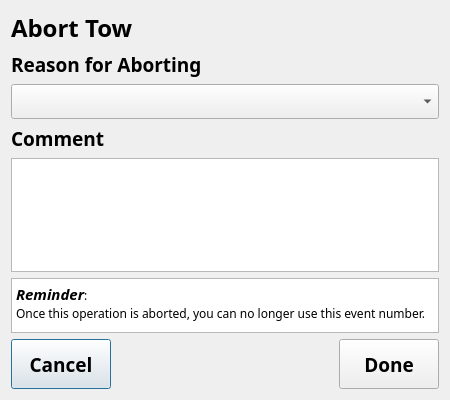
<?xml version="1.0" encoding="UTF-8"?>
<ui version="4.0">
 <class>abortDlg</class>
 <widget class="QDialog" name="abortDlg">
  <property name="geometry">
   <rect>
    <x>0</x>
    <y>0</y>
    <width>450</width>
    <height>400</height>
   </rect>
  </property>
  <property name="minimumSize">
   <size>
    <width>450</width>
    <height>400</height>
   </size>
  </property>
  <property name="windowTitle">
   <string>Abort Tow</string>
  </property>
  <layout class="QVBoxLayout" name="verticalLayout_2">
   <item>
    <layout class="QVBoxLayout" name="verticalLayout">
     <item>
      <widget class="QLabel" name="l_title">
       <property name="sizePolicy">
        <sizepolicy hsizetype="MinimumExpanding" vsizetype="MinimumExpanding">
         <horstretch>0</horstretch>
         <verstretch>0</verstretch>
        </sizepolicy>
       </property>
       <property name="font">
        <font>
         <family>Arial Black</family>
         <pointsize>18</pointsize>
         <weight>75</weight>
         <bold>true</bold>
        </font>
       </property>
       <property name="text">
        <string>Abort Tow</string>
       </property>
      </widget>
     </item>
     <item>
      <widget class="QLabel" name="l_reason">
       <property name="sizePolicy">
        <sizepolicy hsizetype="MinimumExpanding" vsizetype="MinimumExpanding">
         <horstretch>0</horstretch>
         <verstretch>0</verstretch>
        </sizepolicy>
       </property>
       <property name="font">
        <font>
         <family>Arial Black</family>
         <pointsize>14</pointsize>
         <weight>75</weight>
         <bold>true</bold>
        </font>
       </property>
       <property name="text">
        <string>Reason for Aborting</string>
       </property>
      </widget>
     </item>
     <item>
      <widget class="QComboBox" name="cb_perf">
       <property name="sizePolicy">
        <sizepolicy hsizetype="MinimumExpanding" vsizetype="Fixed">
         <horstretch>0</horstretch>
         <verstretch>0</verstretch>
        </sizepolicy>
       </property>
       <property name="font">
        <font>
         <family>Arial Black</family>
         <pointsize>14</pointsize>
         <weight>75</weight>
         <bold>true</bold>
        </font>
       </property>
      </widget>
     </item>
     <item>
      <widget class="QLabel" name="l_comment">
       <property name="sizePolicy">
        <sizepolicy hsizetype="MinimumExpanding" vsizetype="MinimumExpanding">
         <horstretch>0</horstretch>
         <verstretch>0</verstretch>
        </sizepolicy>
       </property>
       <property name="font">
        <font>
         <family>Arial Black</family>
         <pointsize>14</pointsize>
         <weight>75</weight>
         <bold>true</bold>
        </font>
       </property>
       <property name="text">
        <string>Comment</string>
       </property>
      </widget>
     </item>
     <item>
      <widget class="QTextEdit" name="te_comment">
       <property name="font">
        <font>
         <family>Arial Black</family>
         <pointsize>11</pointsize>
         <weight>75</weight>
         <bold>true</bold>
        </font>
       </property>
      </widget>
     </item>
    </layout>
   </item>
   <item>
    <widget class="QTextBrowser" name="textBrowser">
     <property name="sizePolicy">
      <sizepolicy hsizetype="Expanding" vsizetype="Fixed">
       <horstretch>0</horstretch>
       <verstretch>0</verstretch>
      </sizepolicy>
     </property>
     <property name="maximumSize">
      <size>
       <width>16777215</width>
       <height>55</height>
      </size>
     </property>
     <property name="font">
      <font>
       <family>Arial Black</family>
       <weight>75</weight>
       <bold>true</bold>
      </font>
     </property>
     <property name="html">
      <string>&lt;!DOCTYPE HTML PUBLIC &quot;-//W3C//DTD HTML 4.0//EN&quot; &quot;http://www.w3.org/TR/REC-html40/strict.dtd&quot;&gt;
&lt;html&gt;&lt;head&gt;&lt;meta name=&quot;qrichtext&quot; content=&quot;1&quot; /&gt;&lt;style type=&quot;text/css&quot;&gt;
p, li { white-space: pre-wrap; }
&lt;/style&gt;&lt;/head&gt;&lt;body style=&quot; font-family:'Arial Black'; font-size:8.25pt; font-weight:600; font-style:normal;&quot;&gt;
&lt;p style=&quot; margin-top:0px; margin-bottom:0px; margin-left:0px; margin-right:0px; -qt-block-indent:0; text-indent:0px;&quot;&gt;&lt;span style=&quot; font-family:'Segoe UI'; font-size:11pt; font-weight:696; font-style:italic;&quot;&gt;Reminder&lt;/span&gt;&lt;span style=&quot; font-family:'Segoe UI'; font-size:9pt; font-weight:400;&quot;&gt;: &lt;/span&gt;&lt;/p&gt;
&lt;p style=&quot; margin-top:0px; margin-bottom:0px; margin-left:0px; margin-right:0px; -qt-block-indent:0; text-indent:0px;&quot;&gt;&lt;span style=&quot; font-family:'Segoe UI'; font-size:9pt; font-weight:400;&quot;&gt;Once this operation is aborted, you can no longer use this event number.&lt;/span&gt;&lt;/p&gt;&lt;/body&gt;&lt;/html&gt;</string>
     </property>
    </widget>
   </item>
   <item>
    <layout class="QHBoxLayout" name="horizontalLayout">
     <item>
      <widget class="QPushButton" name="pb_cancel">
       <property name="minimumSize">
        <size>
         <width>100</width>
         <height>50</height>
        </size>
       </property>
       <property name="maximumSize">
        <size>
         <width>100</width>
         <height>50</height>
        </size>
       </property>
       <property name="font">
        <font>
         <family>Arial Black</family>
         <pointsize>14</pointsize>
         <weight>75</weight>
         <bold>true</bold>
        </font>
       </property>
       <property name="text">
        <string>Cancel</string>
       </property>
      </widget>
     </item>
     <item>
      <spacer name="horizontalSpacer">
       <property name="font">
        <font>
         <family>Arial Black</family>
         <weight>75</weight>
         <bold>true</bold>
        </font>
       </property>
       <property name="orientation">
        <enum>Qt::Horizontal</enum>
       </property>
       <property name="sizeHint" stdset="0">
        <size>
         <width>40</width>
         <height>20</height>
        </size>
       </property>
      </spacer>
     </item>
     <item>
      <widget class="QPushButton" name="pb_done">
       <property name="minimumSize">
        <size>
         <width>100</width>
         <height>50</height>
        </size>
       </property>
       <property name="maximumSize">
        <size>
         <width>100</width>
         <height>50</height>
        </size>
       </property>
       <property name="font">
        <font>
         <family>Arial Black</family>
         <pointsize>14</pointsize>
         <weight>75</weight>
         <bold>true</bold>
        </font>
       </property>
       <property name="text">
        <string>Done</string>
       </property>
      </widget>
     </item>
    </layout>
   </item>
  </layout>
 </widget>
 <resources/>
 <connections/>
</ui>
